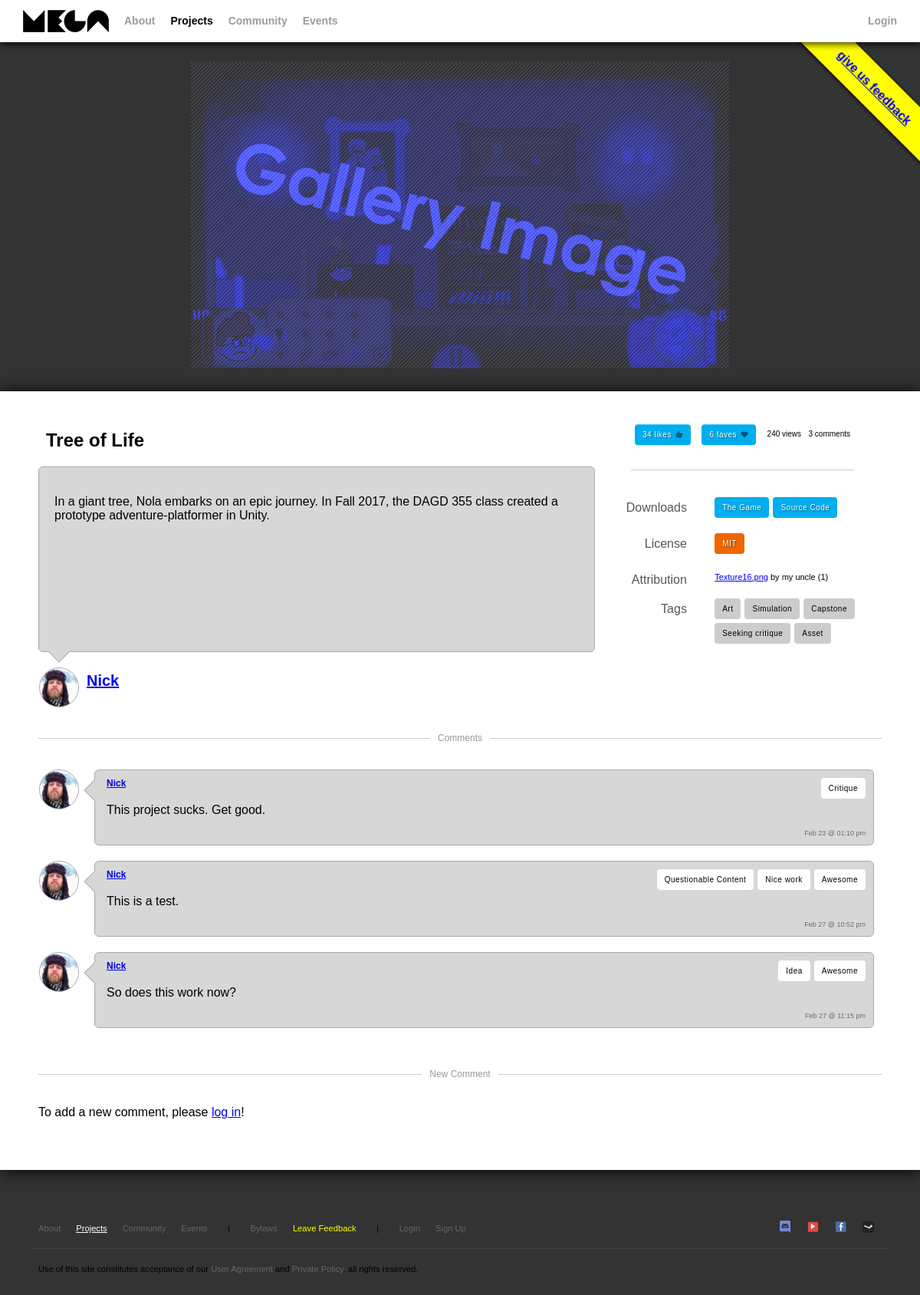
/project.php?id=1, run on an earlier commit of the app's database.
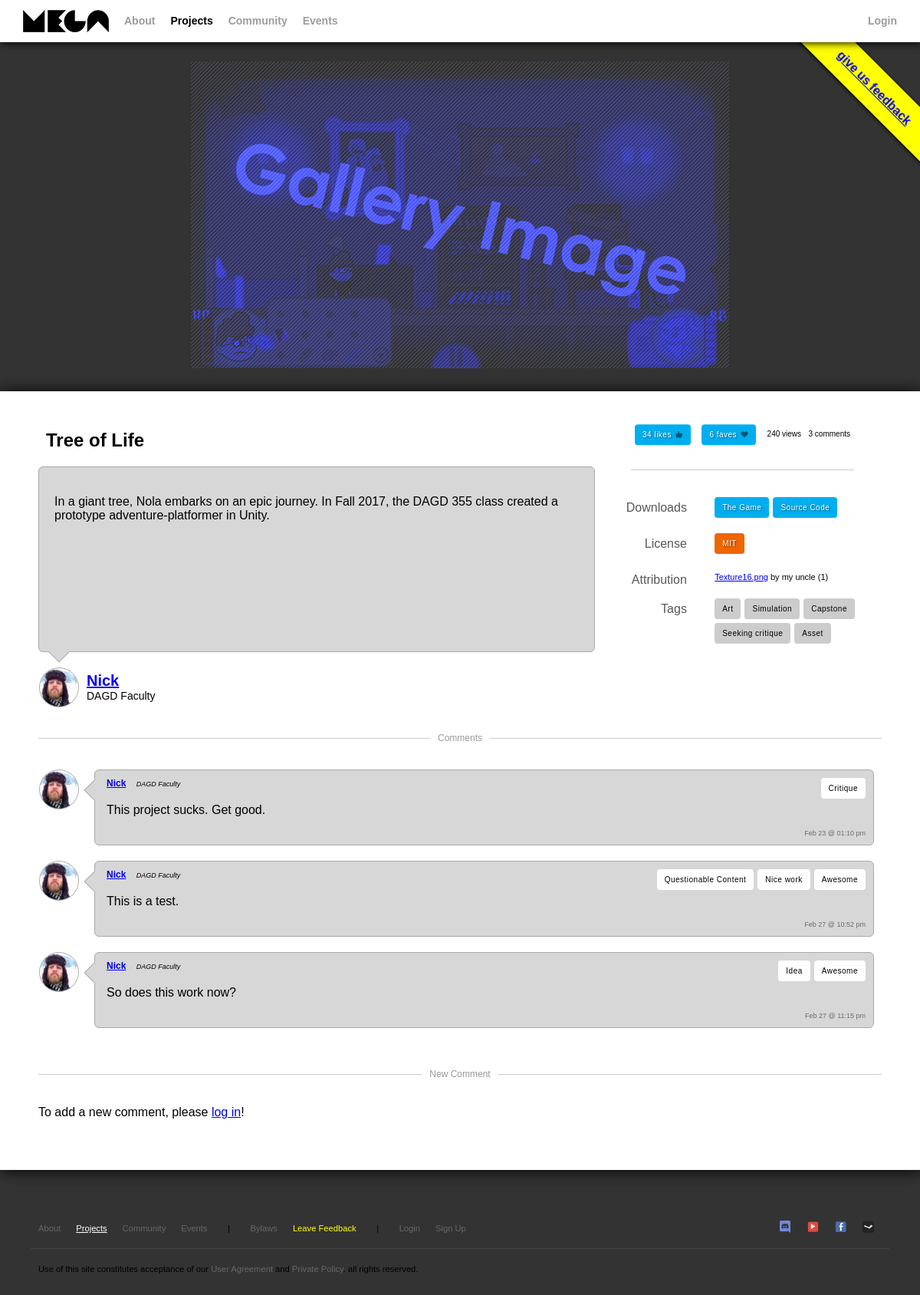
And on a later commit of the database.
### tables this page shows
CREATE TABLE `users` (
  `id` int(11) NOT NULL,
  `alias` varchar(32) NOT NULL,
  `title` varchar(64) NOT NULL,
  `first` varchar(32) NOT NULL,
  `last` varchar(32) NOT NULL,
  `email` varchar(32) NOT NULL,
  `hash` varchar(64) NOT NULL,
  `date_signup` datetime NOT NULL DEFAULT CURRENT_TIMESTAMP,
  `is_approved` tinyint(1) NOT NULL DEFAULT '0' COMMENT 'Whether or not the user has been approved.',
  `is_admin` tinyint(1) NOT NULL DEFAULT '0' COMMENT 'Whether or not the user has admin rights.',
  `is_mod` tinyint(1) NOT NULL DEFAULT '0' COMMENT 'Whether or not the user has moderation rights.',
  `bio` text NOT NULL COMMENT 'Stores the user''s bio to be displayed on their profile page.',
  `resume` varchar(256) NOT NULL COMMENT 'Stores the URL to the user''s resume.',
  `avatar` varchar(256) NOT NULL COMMENT 'Stores the URL to the profile picture.'
);

CREATE TABLE `comments_projects` (
  `id` int(11) NOT NULL,
  `user_id` int(11) NOT NULL,
  `project_id` int(11) NOT NULL,
  `date_posted` datetime NOT NULL DEFAULT CURRENT_TIMESTAMP,
  `comment` text NOT NULL
);

### api/class.CoolDB.php (called while the page is built, shortened)
<?
class CoolDB {
    static $pdo;
    function connect(){
        if(empty(CoolDB::$pdo)) CoolDB::$pdo = new PDO(DB::HOST, DB::USER, DB::PASS);
        return CoolDB::$pdo ? true : false;
    }
    function query(string $query, array $params){
        $stmt = CoolDB::$pdo->prepare($query);
        $stmt->execute($params);
        $res = (array) $stmt->fetchAll(PDO::FETCH_ASSOC);
        return $res;
    }
}
?>

### api/functions.php (called while the page is built, shortened)
<?
function get(string $str){
    if(array_key_exists($str, $_GET)) return $_GET[$str];
    return '';
}
?>

### api/class.User.php (called while the page is built, shortened)
<?
include_once "class.CoolDB.php";
class User {
    static function avatar($user):string{
        $default = "imgs/placeholder-avatar1.jpg";
        $email = "";
        if(is_string($user)) $email = $user;
        if(is_array($user) && array_key_exists('email', $user)) $email = $user['email'];
        $url = "media/avatars/$email.png";
        return file_exists($url) ? $url : $default;
    }
}
?>

### project.php (the view, shortened to what the changed rows need)
<?
include_once "api/functions.php";
include_once "includes/templates.php";
include_once "api/class.CoolDB.php";
include_once "api/class.User.php";
$id = intval(get("id"));
$db = new CoolDB();
$sql = "SELECT projects.*, licenses.title AS 'license_title', licenses.copy AS 'license_copy', licenses.link AS 'license_link' FROM projects, licenses WHERE projects.id = ? AND licenses.id = projects.license_id;";
$rows = $db->query($sql, array($id));
$project = $rows[0];
$comments = $db->query("SELECT u.alias AS 'user_name', u.title AS 'user_title', u.avatar AS 'user_avatar', u.email AS 'user_email', c.*, GROUP_CONCAT(t.text) AS 'tags' FROM comments_projects c, comments_projects_tags j, tags_comments t, users u WHERE c.project_id=? AND t.id = j.tag_id AND j.comment_id = c.id AND u.id=c.user_id GROUP BY c.id", array($id));
$creator = $db->query("SELECT * FROM `users` WHERE `id`=?;", array($project['user_id']))[0];
?>
        <div class="content">
            <article>
                <h1><?=$project["title"]?></h1>
                <div class="creator">
                    <div class="avatar"><img src="<?=User::avatar($creator)?>"></div>
                    <h2><a href='profile.php?id=<?=$creator['id']?>' ><?=$creator['alias']?></a></h2>
                    <h3><?=$creator['title']?></h3>
                </div>
            </article>
            <section>
                <? foreach($comments as $comment){  ?>
                <div class="comment">
                    <div class="avatar"><img src="<?=User::avatar($comment['user_email'])?>"></div>
                    <div class="bubble">
                        <div class="infront">
                            <div class="tags">
                                <?
                                $tags = explode(',', $comment['tags']);
                                foreach($tags as $tag) {
                                    echo "<a class=\"button tag\">$tag</a>";
                                }
                                ?>
                            </div>
                            <h1>
                                <a href="profile.php?id=<?=$comment['user_id']?>"><?=$comment["user_name"]?></a>
                                <span><?=$comment["user_title"]?></span>
                            </h1>
                            <p><?=$comment["comment"]?></p>
                            <time><?=easyDate($comment["date_posted"])?></time>
                        </div>
                        <div class="arrow left-top">
                            <div class="blocker"></div>
                        </div>
                    </div>
                </div>
                <? } ?>
            </section>
        </div>

What changed in the data, as far as the page shows it:
changed users "Nick": title (not shown) → "DAGD Faculty"
changed through a linked row, comments_projects "This project sucks. Get good.": user.title (not shown) → "DAGD Faculty"
changed through a linked row, comments_projects "This is a test.": user.title (not shown) → "DAGD Faculty"
changed through a linked row, comments_projects "So does this work now?": user.title (not shown) → "DAGD Faculty"
